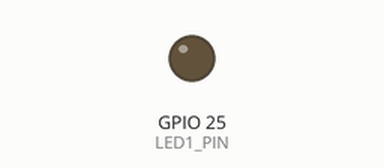
Simulated run of this sketch. Board: ESP32. On the bench: output pins drawn as LEDs (lit = HIGH). What the sketch prints to the serial monitor is not drawn.

Above: at 0.05 s.
At 1.25 s:
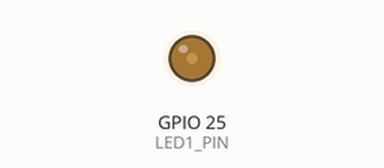
At 2.5 s:
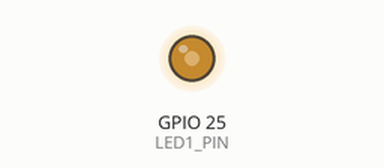
At 5.0 s:
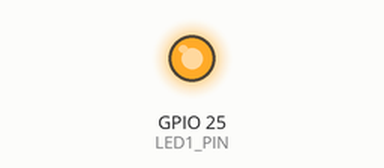
Timing chart, 0 to 6.5 s (numbered marks = the images above):
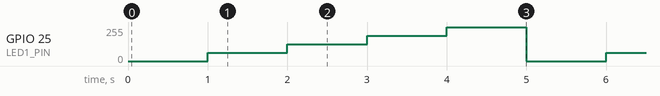

Measured:
- by itself, GPIO 25 (LED1_PIN): repeats every 5.0 s: 127/255 1.0 s, 191/255 1.0 s, 255/255 1.0 s, 0/255 1.0 s, 63/255 1.0 s

The sketch:

Dac.ino
```cpp
/*
  Dac
	Date : 2024/01/01
	Author : IE2A K.Murakami
*/

// ピン番号をマクロで定義
#define LED1_PIN 25  // 赤色LED

void setup() {
  Serial.begin(115200);       // シリアル通信の転送レート（bps）を設定
  pinMode(LED1_PIN, OUTPUT);  // LEDのピンを出力に設定
}

void loop() {
  dacWrite(LED1_PIN, 0);
  Serial.println("明るさ：0%");
  delay(1000);

  dacWrite(LED1_PIN, 63);
  Serial.println("明るさ：25%");
  delay(1000);

  dacWrite(LED1_PIN, 127);
  Serial.println("明るさ：50%");
  delay(1000);

  dacWrite(LED1_PIN, 191);
  Serial.println("明るさ：75%");
  delay(1000);

  dacWrite(LED1_PIN, 255);
  Serial.println("明るさ：100%");
  delay(1000);
}
```
